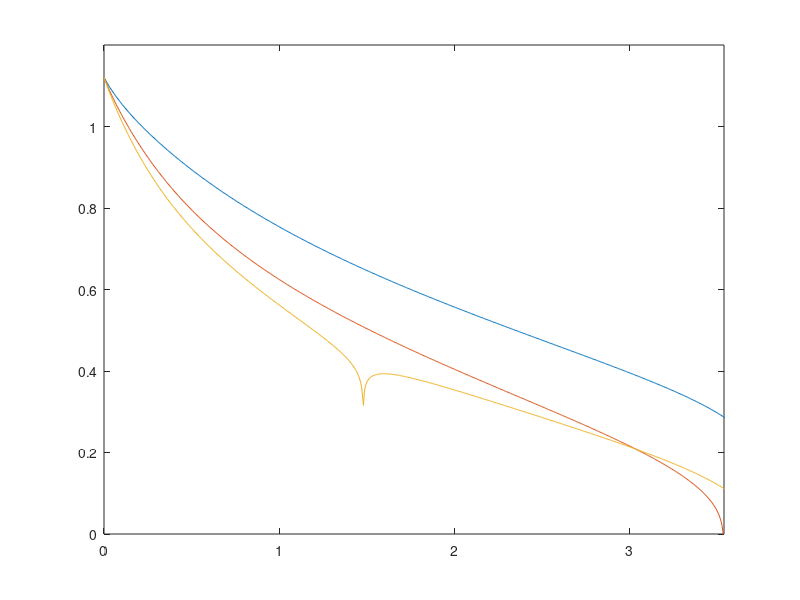

MATLAB code to generate this figure:
V0 = 1.121;
i = linspace(0,5,1000);
Ri = 0.034;
%Ri_3 = 0;

i0_1 = 0.38; % 100% oxygen
i0_2 = 0.18; % 21% oxygen
i0_3 = 0.14; % 10% oxygen
%i0_3 = 0.00013888;

ias = 3.79;
%ias_3 = 2.3761*10^(-16);


ics_1 = Inf;
ics_2 = 3.54;
ics_3 = 1.48;
%ics_3 = 2.698*10^(-10)

R = 8.314;
T = 800 +273.15;
n = 1;
F = 96485;


p0_H2 = 0.978;
%p0_H2_3 = 0;
p0_H20 = 1 - p0_H2;
%p0_H20_3 = 1 - p0_H2_3;


V1 = V0 - i.*Ri - 2.*R.*T./n./F .* log(1./2 .* (i./i0_1 + sqrt((i./i0_1).^2 +4))) + R.*T./2./F .* log(1 - i./ias)...
    - R.*T./2./F .* log(1 + p0_H2.*i./p0_H20./ias) + R.*T./4./F .* log(1 - i./ics_1);

V2 = V0 - i.*Ri - 2.*R.*T./n./F .* log(1./2 .* (i./i0_2 + sqrt((i./i0_2).^2 +4))) + R.*T./2./F .* log(1 - i./ias)...
    - R.*T./2./F .* log(1 + p0_H2.*i./p0_H20./ias) + R.*T./4./F .* log(1 - i./ics_2);

V3 = V0 - i.*Ri - 2.*R.*T./n./F .* log(1./2 .* (i./i0_3 + sqrt((i./i0_3).^2 +4))) + R.*T./2./F .* log(1 - i./ias)...
    - R.*T./2./F .* log(1 + p0_H2.*i./p0_H20./ias) + R.*T./4./F .* log(1 - i./ics_3);

V_true1 = real(V1);
V_true2 = real(V2);
V_true3 = real(V3);

plot(i, V_true1, i,V_true2, i, V_true3);
ylim([0,1.2])
xlim([0,3.54])